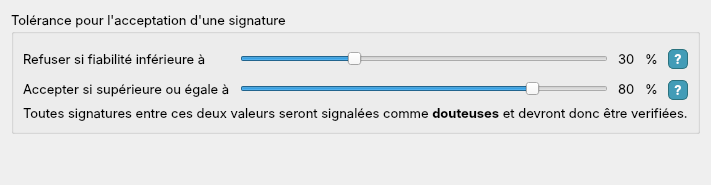
          <widget class="QWidget" name="tab_2">
           <property name="font">
            <font>
             <family>Inter</family>
             <pointsize>10</pointsize>
            </font>
           </property>
           <attribute name="title">
            <string>Tolérance</string>
           </attribute>
           <layout class="QVBoxLayout" name="verticalLayout_16">
            <item>
             <widget class="QGroupBox" name="groupBox_2">
              <property name="title">
               <string>Tolérance pour l'acceptation d'une signature</string>
              </property>
              <layout class="QVBoxLayout" name="verticalLayout_17">
               <property name="topMargin">
                <number>15</number>
               </property>
               <item>
                <layout class="QGridLayout" name="gridLayout">
                 <property name="spacing">
                  <number>10</number>
                 </property>
                 <item row="0" column="1">
                  <widget class="QSlider" name="low_slider">
                   <property name="value">
                    <number>30</number>
                   </property>
                   <property name="orientation">
                    <enum>Qt::Horizontal</enum>
                   </property>
                  </widget>
                 </item>
                 <item row="0" column="2">
                  <widget class="QLabel" name="low_label">
                   <property name="font">
                    <font>
                     <family>Inter</family>
                     <pointsize>10</pointsize>
                    </font>
                   </property>
                   <property name="text">
                    <string>30</string>
                   </property>
                  </widget>
                 </item>
                 <item row="0" column="3">
                  <widget class="QLabel" name="low_label_2">
                   <property name="font">
                    <font>
                     <family>Inter</family>
                     <pointsize>10</pointsize>
                    </font>
                   </property>
                   <property name="text">
                    <string>%</string>
                   </property>
                  </widget>
                 </item>
                 <item row="0" column="4">
                  <widget class="QLabel" name="label_4">
                   <property name="minimumSize">
                    <size>
                     <width>20</width>
                     <height>20</height>
                    </size>
                   </property>
                   <property name="maximumSize">
                    <size>
                     <width>20</width>
                     <height>20</height>
                    </size>
                   </property>
                   <property name="font">
                    <font>
                     <family>Inter</family>
                     <pointsize>10</pointsize>
                     <weight>75</weight>
                     <bold>true</bold>
                    </font>
                   </property>
                   <property name="toolTip">
                    <string>&lt;html&gt;&lt;head/&gt;&lt;body&gt;&lt;p align=&quot;justify&quot;&gt;&lt;span style=&quot; font-family:'Courier New'; font-size:10pt;&quot;&gt;Refuse toute signature avec une fiabilité inférieur à la valeur choisis. &lt;/span&gt;&lt;/p&gt;&lt;p align=&quot;justify&quot;&gt;&lt;span style=&quot; font-family:'Courier New'; font-size:10pt;&quot;&gt;Exemple si 30 est choisis, toutes signatures avec une fiabilité de moin de 30% sera rejeté&lt;/span&gt;&lt;/p&gt;&lt;/body&gt;&lt;/html&gt;</string>
                   </property>
                   <property name="styleSheet">
                    <string notr="true">border : 1px solid #2b727e;
font-weight : bold;
color: white;
background-color: #429cb7;
border-top-left-radius : 5px;
border-top-right-radius : 5px;
border-bottom-left-radius : 5px;
border-bottom-right-radius : 5px;</string>
                   </property>
                   <property name="text">
                    <string>?</string>
                   </property>
                   <property name="alignment">
                    <set>Qt::AlignCenter</set>
                   </property>
                  </widget>
                 </item>
                 <item row="0" column="0">
                  <widget class="QLabel" name="label_2">
                   <property name="font">
                    <font>
                     <family>Inter</family>
                     <pointsize>10</pointsize>
                    </font>
                   </property>
                   <property name="text">
                    <string>Refuser si fiabilité inférieure à</string>
                   </property>
                  </widget>
                 </item>
                 <item row="1" column="0">
                  <widget class="QLabel" name="label_3">
                   <property name="font">
                    <font>
                     <family>Inter</family>
                     <pointsize>10</pointsize>
                    </font>
                   </property>
                   <property name="text">
                    <string>Accepter si supérieure ou égale à</string>
                   </property>
                  </widget>
                 </item>
                 <item row="1" column="1">
                  <widget class="QSlider" name="high_slider">
                   <property name="value">
                    <number>80</number>
                   </property>
                   <property name="orientation">
                    <enum>Qt::Horizontal</enum>
                   </property>
                  </widget>
                 </item>
                 <item row="1" column="2">
                  <widget class="QLabel" name="high_label">
                   <property name="font">
                    <font>
                     <family>Inter</family>
                     <pointsize>10</pointsize>
                    </font>
                   </property>
                   <property name="text">
                    <string>80</string>
                   </property>
                  </widget>
                 </item>
                 <item row="1" column="3">
                  <widget class="QLabel" name="high_label_2">
                   <property name="font">
                    <font>
                     <family>Inter</family>
                     <pointsize>10</pointsize>
                    </font>
                   </property>
                   <property name="text">
                    <string>%</string>
                   </property>
                  </widget>
                 </item>
                 <item row="1" column="4">
                  <widget class="QLabel" name="label_5">
                   <property name="minimumSize">
                    <size>
                     <width>20</width>
                     <height>20</height>
                    </size>
                   </property>
                   <property name="maximumSize">
                    <size>
                     <width>20</width>
                     <height>18</height>
                    </size>
                   </property>
                   <property name="font">
                    <font>
                     <family>Inter</family>
                     <pointsize>10</pointsize>
                     <weight>75</weight>
                     <bold>true</bold>
                    </font>
                   </property>
                   <property name="toolTip">
                    <string>&lt;html&gt;&lt;head/&gt;&lt;body&gt;&lt;p align=&quot;justify&quot;&gt;&lt;span style=&quot; font-family:'Courier New'; font-size:10pt;&quot;&gt;Accepte toute signature avec une fiabilité supérieur à la valeur choisis. &lt;/span&gt;&lt;/p&gt;&lt;p align=&quot;justify&quot;&gt;&lt;span style=&quot; font-family:'Courier New'; font-size:10pt;&quot;&gt;Exemple si 80 est choisis, toutes signatures avec une fiabilité de plus 80% ou plus sera accepté.&lt;/span&gt;&lt;/p&gt;&lt;/body&gt;&lt;/html&gt;</string>
                   </property>
                   <property name="styleSheet">
                    <string notr="true">border : 1px solid #2b727e;
font-weight : bold;
color: white;
background-color: #429cb7;
border-top-left-radius : 5px;
border-top-right-radius : 5px;
border-bottom-left-radius : 5px;
border-bottom-right-radius : 5px;</string>
                   </property>
                   <property name="text">
                    <string>?</string>
                   </property>
                   <property name="alignment">
                    <set>Qt::AlignCenter</set>
                   </property>
                  </widget>
                 </item>
                </layout>
               </item>
               <item>
                <widget class="QLabel" name="label_6">
                 <property name="font">
                  <font>
                   <family>Inter</family>
                   <pointsize>10</pointsize>
                  </font>
                 </property>
                 <property name="text">
                  <string>&lt;html&gt;&lt;head/&gt;&lt;body&gt;&lt;p align=&quot;justify&quot;&gt;Toutes signatures entre ces deux valeurs seront signalées comme &lt;span style=&quot; font-weight:600;&quot;&gt;douteuses&lt;/span&gt; et devront donc être verifiées.&lt;/p&gt;&lt;/body&gt;&lt;/html&gt;</string>
                 </property>
                </widget>
               </item>
              </layout>
             </widget>
            </item>
            <item>
             <spacer name="verticalSpacer_8">
              <property name="orientation">
               <enum>Qt::Vertical</enum>
              </property>
              <property name="sizeHint" stdset="0">
               <size>
                <width>20</width>
                <height>40</height>
               </size>
              </property>
             </spacer>
            </item>
           </layout>
          </widget>
